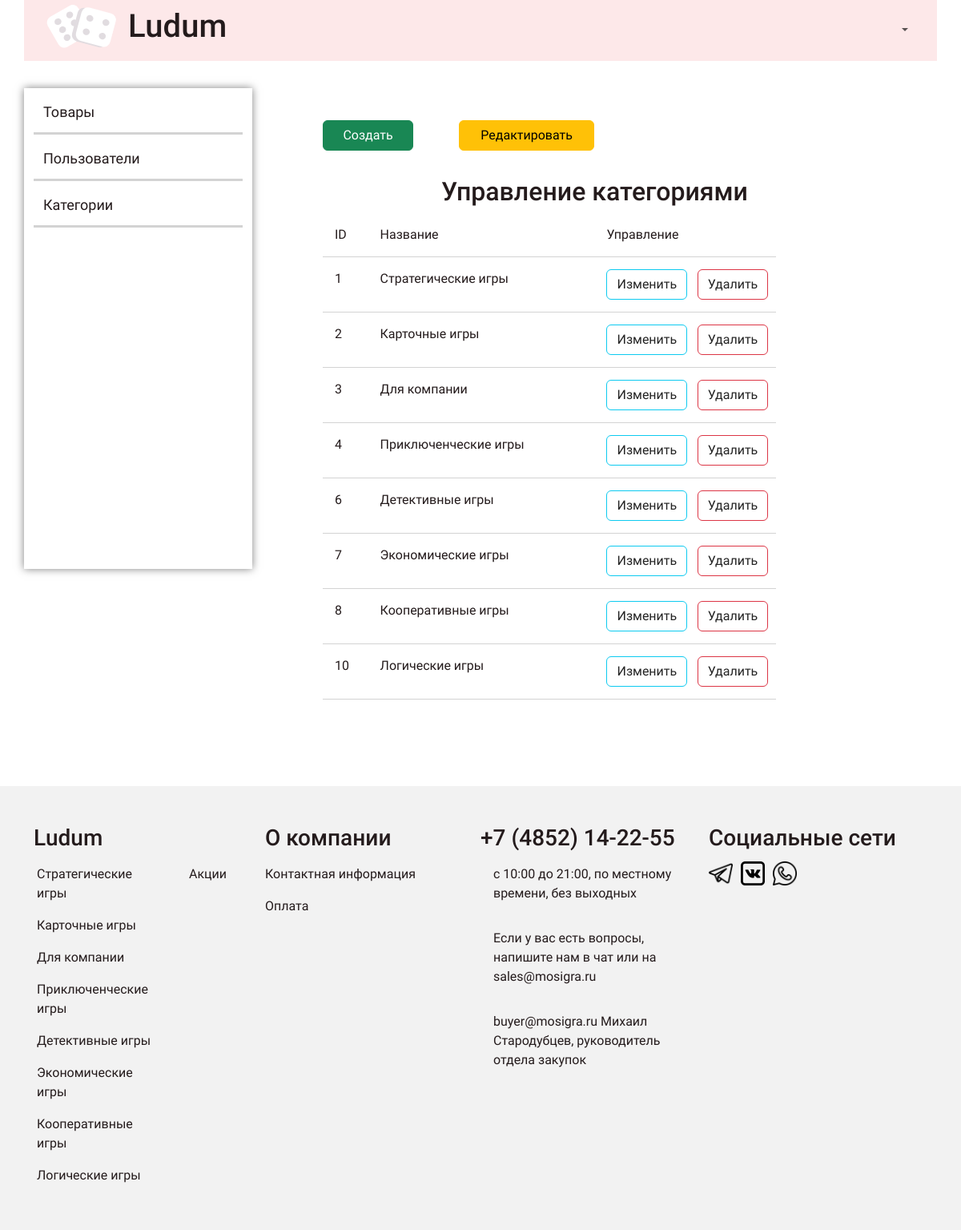
The app's page /admin/topics/index.php with its own data.
### tables this page shows
CREATE TABLE `category` (
  `id` int(11) NOT NULL,
  `name` varchar(128) NOT NULL,
  `description` varchar(256) NOT NULL
);

### app/database/db.php (called while the page is built, shortened)
<?php
require('connect.php');
function dbCheckError($query){
    $errInfo = $query->errorInfo();
    return true;
}
function selectAll($table, $params =[]){
    global $pdo;
    $sql = "SELECT * FROM $table";
    $query = $pdo->prepare($sql);
    $query->execute();
    return $query->fetchAll();
}

### app/controllers/topics.php (called while the page is built, shortened)
<?php
include SITE_ROOT . "/app/database/db.php";
$allCategory = selectAll('category');
?>

### admin/topics/index.php (the view, shortened to what this page needs)
<?php
    include("../../app/controllers/topics.php");
?>
<!DOCTYPE html>
<html lang="en">
<head>
    <link rel="stylesheet" type="text/css" href="../../css/bootstrap.min.css">
    <link rel="stylesheet" type="text/css" href="../../css/admin.css">
</head>
<body>
  <?php
    include("../../app/include/header-admin.php");
  ?>
  <div class="container">
  <?php include("../../app/include/sidebar-admin.php");?>
        <div class="posts col-9">
            <div class="row button">
            <a href="<?php echo BASE_URL . "admin/topics/create.php"; ?>" class="col-2 btn btn-success">Создать</a>
                <div class="col-1"></div>
                <a href="<?php echo BASE_URL . "admin/topics/index.php"; ?>" class="col-3 btn btn-warning">Редактировать</a>
            </div>
            <div class="row title-table">
                <h2>Управление категориями</h2>
                <div class="id col-1">ID</div>
                <div class="title col-5">Название</div>
                <div class="red col-4">Управление</div>
            </div>
            <?php foreach($allCategory as $key => $category):?>
            <div class="row post">
                <div class="id col-1"><?=$category['id']; ?></div>
                <div class="title col-5"><?=$category['name']; ?></div>
                <div class="red col-2"><a class="btn btn-outline-info" href="edit.php?id=<?=$category['id'];?>">Изменить</a></div>
                <div class="del col-2"><a class="btn btn-outline-danger" href="edit.php?del_id=<?=$category['id'];?>">Удалить</a></div>
            </div>
           <?php endforeach; ?>
        </div>
    </div>
  </div>
  <?php
    include("../../app/include/footer-admin.php");
  ?>
</body>
</html>

### app/include/footer-admin.php
<?php $allcat = selectAll('category'); ?>
<div class="container-fluid footer">
  <div class="container mt-2">
    <div class="row div_foot_row">
      <div class="d-none d-md-block col-md-3 py-5 ">
        <div class="row ">
          <h3>Ludum</h3>
          <div class="col-8 col-md-8 col-lg-8 div_foot_text">
            <ul class="nav flex-column footer__ul">
            <?php foreach($allcat as $key => $cat):?>
          <li class="nav-item">
            <a class="nav-link" href="<?=BASE_URL . 'category.php?id=' . $cat['id']; ?>"><?=$cat['name']; ?></a>
          </li>
          <?php endforeach; ?>
            </ul>
          </div>
          <div class="col-4 col-md-4 col-lg-4 div_foot_text">
            <ul class="nav flex-column footer__ul">
              <li class="nav-item">
                <a class="nav-link" href="#">Акции</a>
              </li>
            </ul>
          </div>
        </div>
      </div>
      <div class="d-none d-md-block col-md-3 py-5 foot__about div_foot_text">
      <h3>О компании</h3>
          <ul class="nav flex-column footer__ul">
            <li class="nav-item">
              <a class="nav-link" href="#">Контактная информация</a>
            </li>
            <li class="nav-item">
              <a class="nav-link" href="#">Оплата</a>
            </li>
          </ul>
      </div>
      <div class="col-12 col-sm-12 col-md-3 py-sm-4 py-md-5 div_foot_text foot_md">
        <h3>+7 (4852) 14-22-55</h3>
          <ul class="nav flex-column sidebar__ul ">
            <li class="nav-item">
              <p class="foot-p " >с 10:00 до 21:00, по местному времени, без выходных</p>
            </li>
            <li class="nav-item">
              <p class="foot-p" >Если у вас есть вопросы, напишите нам в чат или на sales@mosigra.ru</p>
            </li>
            <li class="nav-item">
              <p class="foot-p" >buyer@mosigra.ru Михаил Стародубцев, руководитель отдела закупок</p>
            </li>
          </ul>
      </div>
      <div class="col-sm-12 col-md-3 pb-sm-4 py-md-5 div_foot_text foot_md">
        <h3>Социальные сети</h3>
          <ul class="nav flex-row sidebar__ul foot_social">
            <li class="nav-item ">
              <a class="nav-link " href="#">
                <img src="<?php echo BASE_URL?>image/telegram.png" class=" d-inline-block " width="30" height="30" alt="Аккаунт" loading="lazy">
              </a>
            </li>
            <li class="nav-item">
              <a class="nav-link" href="#">
                <img src="<?php echo BASE_URL?>image/vk.png" class=" d-inline-block" width="30" height="30" alt="Аккаунт" loading="lazy">
              </a>
            </li>
            <li class="nav-item">
              <a class="nav-link" href="#">
                <img src="<?php echo BASE_URL?>image/watsaap.png" class=" d-inline-block" width="30" height="30" alt="Аккаунт" loading="lazy">
              </a>
            </li>
          </ul>
      </div>
    </div>
  </div>
  </div>

### css/admin.css (style rules this page uses)
* { margin: 0; padding: 0; font-family: 'Roboto','sans-serif','Helvetica'; color: #241B1C; }
body { background-color: white; min-width: 510px; }
@media screen and (min-width: 520px) { .div_foot_text .nav { --bs-nav-link-color: #241B1C; --bs-nav-link-hover-color: #241B1C; } }
@media (min-width: 576px) { .sidebar__ul { --bs-nav-link-hover-color: #FE9FA1; --bs-nav-link-color: #241B1C; } }
@media (min-width: 576px) { .sidebar__ul li a { color: #241B1C; } }
@media (min-width: 576px) { .footer { background-color: #f2f2f2; } }
@media (min-width: 576px) { .foot_md { text-align: center; } }
@media (min-width: 576px) { .foot_social { display: flex; justify-content: space-evenly; } }
@media (min-width: 768px) { .sidebar__ul { --bs-nav-link-hover-color: #FE9FA1; --bs-nav-link-color: #241B1C; } }
@media (min-width: 768px) { .sidebar__ul li a { font-size: 12px; color: #241B1C; padding: 4px 0px; } }
@media (min-width: 768px) { .div_foot_row h3 { font-size: calc(0.8rem + .6vw) !important; } }
@media (min-width: 768px) { .footer__ul li a { text-decoration: none; color: #241B1C; font-size: 12px; } }
@media (min-width: 768px) { .foot-p { font-size: 12px; } }
@media (min-width: 768px) { .foot__about { padding-left: 2rem; } }
@media (min-width: 768px) { .foot__about h3 { padding-left: 16px; } }
@media (min-width: 768px) { .div_foot_row .row > * { padding-right: 0; } }
@media (min-width: 768px) { .div_foot_text { padding: 0; } }
@media (min-width: 768px) { .foot_social li a { margin: 0 10px 0 0; } }
@media (min-width: 768px) { .foot_md { text-align: left ; } }
@media (min-width: 768px) { .foot_social { display: flex; justify-content: flex-start; } }
@media (min-width: 992px) { .div_foot_row h3 { font-size: calc(1rem + .6vw) !important; } }
@media (min-width: 992px) { .footer__ul li a { text-decoration: none; color: #241B1C; font-size: 14px; } }
@media (min-width: 992px) { .foot-p { font-size: 14px; } }
@media (min-width: 992px) { .foot__about { padding-left: 3rem; } }
@media (min-width: 992px) { .foot__about h3 { padding-left: 16px; } }
@media (min-width: 992px) { .div_foot_row .row > * { padding-right: 0; } }
@media (min-width: 992px) { .div_foot_text { padding: 0; } }
@media (min-width: 992px) { .foot_md { text-align: left; } }
@media screen and (min-width:1200px) { .nav-link { font-size: 16px; } }
@media screen and (min-width:1200px) { .posts { height: 100%; padding: 40px 100px 100px; overflow-y: scroll; } }
@media screen and (min-width:1200px) { .posts h2 { text-align: center; margin: 2rem 0 0.5rem; } }
@media screen and (min-width:1200px) { .posts .title-table div { padding: 15px; text-align: left; border-bottom: 1px solid #d3d3d3; } }
@media screen and (min-width:1200px) { .posts .post div { padding: 15px; text-align: left; border-bottom: 1px solid #d3d3d3; } }
@media screen and (min-width:1200px) { .posts .post .red a { color: #242424; } }
@media screen and (min-width:1200px) { .posts .post .del a { color: #242424; } }
@media screen and (min-width:1200px) { .sidebar__ul { --bs-nav-link-hover-color: #FE9FA1; --bs-nav-link-color: #241B1C; } }
@media screen and (min-width:1200px) { .sidebar__ul li { padding: 0; } }
@media screen and (min-width:1200px) { .sidebar__ul li a { font-size: 18px; color: #241B1C; } }
@media screen and (min-width:1200px) { .foot-p { font-size: 16px; margin: 0 0 16px; padding: 8px 16px; } }
@media screen and (min-width:1200px) { .div_foot_row h3 { font-size: calc(1.3rem + .6vw) !important; } }
@media screen and (min-width:1200px) { .footer__ul li a { text-decoration: none; color: #241B1C; font-size: 16px; } }
@media screen and (min-width:1200px) { .div_foot_text .nav { --bs-nav-link-color: #241B1C; --bs-nav-link-hover-color: #241B1C; } }
@media screen and (min-width:1200px) { .foot-p { font-size: 16px; } }
@media screen and (min-width:1200px) { .foot__about { padding-left: 3rem; } }
@media screen and (min-width:1200px) { .div_foot_row .row > * { padding-right: 0; } }
@media screen and (min-width:1200px) { .div_foot_text { padding: 0; } }

### records on screen
category: id "1", name "Стратегические игры"
category: id "2", name "Карточные игры"
category: id "3", name "Для компании"
category: id "4", name "Приключенческие игры"
category: id "6", name "Детективные игры"
category: id "7", name "Экономические игры"
category: id "8", name "Кооперативные игры"
category: id "10", name "Логические игры"
